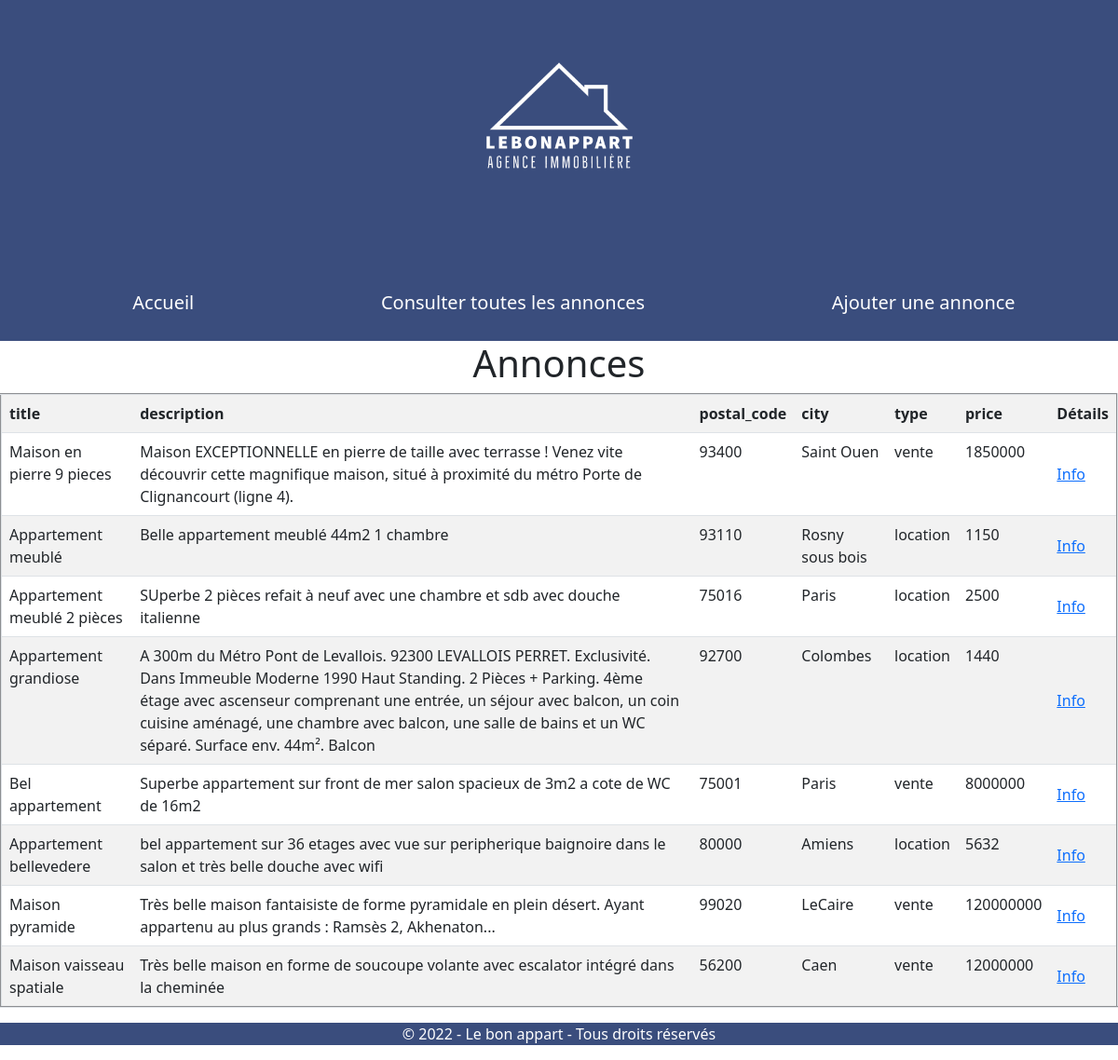
Page /annonces.php on the committed database.
### tables this page shows
CREATE TABLE `advert` (
  `id` int(11) NOT NULL,
  `title` varchar(150) NOT NULL,
  `description` text NOT NULL,
  `postal_code` varchar(5) NOT NULL,
  `city` varchar(30) NOT NULL,
  `type` enum('location','vente') NOT NULL,
  `price` varchar(15) NOT NULL,
  `reservation_message` text NOT NULL
);

### inc/init.inc.php (called while the page is built, shortened)
<?php
$content = '';
?>

### annonces.php (the view, shortened to what this page needs)
<?php require_once 'inc/header.inc.php';
$res = $pdo->query("SELECT title, description, postal_code, city, type, price FROM advert");
echo '<table class=" table table-striped" border=\'2\'><tr>';
for($i = 0; $i < $res->columnCount(); $i++)
{
    $colonne = $res->getColumnMeta($i);
    echo "<th>".$colonne['name']."</th>";
}
echo '<th>Détails</th>';
echo '</tr>';
while($ligne = $res->fetch(PDO::FETCH_ASSOC))
{
    echo '<tr>';
        foreach($ligne as $key=>$info) {
                echo "<td>$info</td>";
            }
        echo "<td class=\"align-middle\"><a href=details.php?action=detail&price=$ligne[price]>Info</a></td>";
}
$content .= '</table>';
?>
<h1 class="text-center"> Annonces </h1>
<?php echo $content; ?></div>
<?php require_once 'inc/footer.inc.php'; ?>

### css/style.css (style rules this page uses)
* { margin: 0px; padding: 0px; box-sizing: border-box; }
body { background-color:white; color: black; font-family: 'Roboto', sans-serif; }

### rows in the picture
advert: title "Maison en pierre 9 pieces", description "Maison EXCEPTIONNELLE en pierre de taille avec terrasse ! Venez vite découvrir cette magnifique maison, situé à proximité du métro Porte de Clignancourt (ligne 4).", postal_code "93400", city "Saint Ouen", type "vente", price "1850000"
advert: title "Appartement meublé", description "Belle appartement meublé 44m2 1 chambre", postal_code "93110", city "Rosny sous bois", type "location", price "1150"
advert: title "Appartement meublé 2 pièces", description "SUperbe 2 pièces refait à neuf avec une chambre et sdb avec douche italienne", postal_code "75016", city "Paris", type "location", price "2500"
advert: title "Appartement grandiose", description "A 300m du Métro Pont de Levallois. 92300 LEVALLOIS PERRET. Exclusivité. Dans Immeuble Moderne 1990 Haut Standing. 2 Pièces + Parking. 4ème étage avec ascenseur comprenant une entrée, un séjour avec balcon, un coin cuisine aménagé, une chambre avec balcon, une salle de bains et un WC séparé. Surface env. 44m². Balcon", postal_code "92700", city "Colombes", type "location", price "1440"
advert: title "Bel appartement", description "Superbe appartement sur front de mer salon spacieux de 3m2 a cote de WC de 16m2", postal_code "75001", city "Paris", type "vente", price "8000000"
advert: title "Appartement bellevedere", description "bel appartement sur 36 etages avec vue sur peripherique baignoire dans le salon et très belle douche avec wifi", postal_code "80000", city "Amiens", type "location", price "5632"
advert: title "Maison pyramide", description "Très belle maison fantaisiste de forme pyramidale en plein désert. Ayant appartenu au plus grands : Ramsès 2, Akhenaton...", postal_code "99020", city "LeCaire", type "vente", price "120000000"
advert: title "Maison vaisseau spatiale", description "Très belle maison en forme de soucoupe volante avec escalator intégré dans la cheminée", postal_code "56200", city "Caen", type "vente", price "12000000"

### other values in the picture
$colonne['name'] "title"
$colonne['name'] "description"
$colonne['name'] "postal_code"
$colonne['name'] "city"
$colonne['name'] "type"
$colonne['name'] "price"
